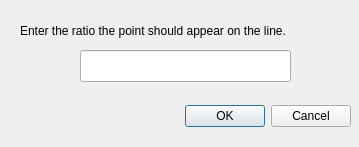
<?xml version="1.0" encoding="UTF-8"?>
<ui version="4.0">
 <class>Dialog</class>
 <widget class="QDialog" name="Dialog">
  <property name="geometry">
   <rect>
    <x>0</x>
    <y>0</y>
    <width>359</width>
    <height>147</height>
   </rect>
  </property>
  <property name="windowTitle">
   <string>Dialog</string>
  </property>
  <widget class="QDialogButtonBox" name="buttonBox">
   <property name="geometry">
    <rect>
     <x>10</x>
     <y>100</y>
     <width>341</width>
     <height>32</height>
    </rect>
   </property>
   <property name="orientation">
    <enum>Qt::Horizontal</enum>
   </property>
   <property name="standardButtons">
    <set>QDialogButtonBox::Cancel|QDialogButtonBox::Ok</set>
   </property>
  </widget>
  <widget class="QLabel" name="label">
   <property name="geometry">
    <rect>
     <x>20</x>
     <y>10</y>
     <width>331</width>
     <height>41</height>
    </rect>
   </property>
   <property name="text">
    <string>Enter the ratio the point should appear on the line.</string>
   </property>
  </widget>
  <widget class="QLineEdit" name="lineEdit">
   <property name="geometry">
    <rect>
     <x>80</x>
     <y>50</y>
     <width>211</width>
     <height>32</height>
    </rect>
   </property>
  </widget>
 </widget>
 <resources/>
 <connections>
  <connection>
   <sender>buttonBox</sender>
   <signal>rejected()</signal>
   <receiver>Dialog</receiver>
   <slot>reject()</slot>
   <hints>
    <hint type="sourcelabel">
     <x>316</x>
     <y>260</y>
    </hint>
    <hint type="destinationlabel">
     <x>286</x>
     <y>274</y>
    </hint>
   </hints>
  </connection>
  <connection>
   <sender>buttonBox</sender>
   <signal>accepted()</signal>
   <receiver>Dialog</receiver>
   <slot>accept()</slot>
   <hints>
    <hint type="sourcelabel">
     <x>248</x>
     <y>254</y>
    </hint>
    <hint type="destinationlabel">
     <x>157</x>
     <y>274</y>
    </hint>
   </hints>
  </connection>
 </connections>
</ui>
